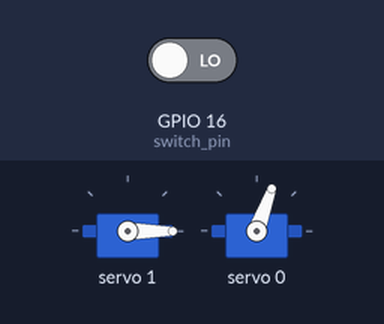
Recording of a sketch running on a simulated ESP32. Shown: 2 × servo. The test bench sets the inputs (shaded band); at power-on: GPIO 16 (switch_pin) LOW. What the sketch prints to the serial monitor is not drawn.

Above: at 0.6 s.
At 1.22 s:
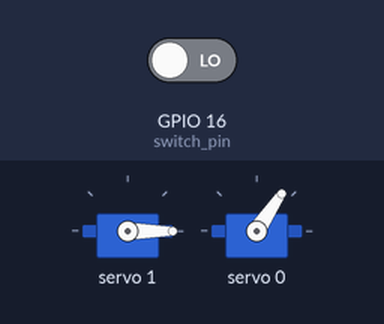
At 1.6 s:
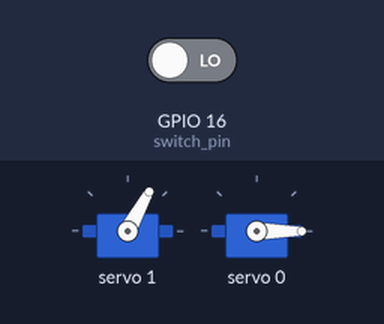
Timing chart, 0 to 3.1 s (numbered marks = the images above):
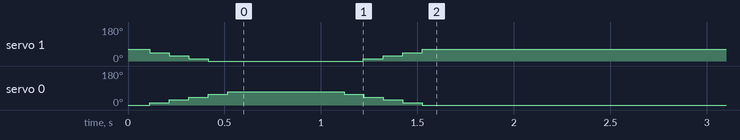

The sketch:

noise_detector.ino
```cpp
#include "noise_detector.hpp"


Microphone::Microphone(int microphone_pin)
{
    _microphone_pin = microphone_pin;
    pinMode(_microphone_pin, INPUT_PULLDOWN);
}


int Microphone::noise_level()
{
    int noise_level = analogRead(_microphone_pin);
    Serial.println((String)"Noise level is " + noise_level);
    return noise_level;
}


bool Microphone::no_noise_detected()
{
    bool noise_below_threshold = !digitalRead(_microphone_pin);
    Serial.println((String)"Noise level is below threshold:" + noise_below_threshold);

    return noise_below_threshold;
}


bool Microphone::noise_detected()
{
    bool noise_above_threshold = digitalRead(_microphone_pin);
    Serial.println((String)"Noise level is above threshold:" + noise_above_threshold);

    return noise_above_threshold;
}
```

dobby_garage_door.ino
```cpp
/**
 *
 * ref.: https://randomnerdtutorials.com/guide-for-microphone-sound-sensor-with-arduino/
 * To increase threshold of microphone, turn potentionmeter counterclockwise. Turn until LED turns off under normal noise level.
 *
 *
 * Pinout of ESP32 Dev Module: https://randomnerdtutorials.com/esp32-pinout-reference-gpios/
 *
 * Wiring from ESP to PWM driver:
 * V5  (lower left corner) -> servo board
 * GND (upper right corner) -> servo board
 * SDO -> SDA
 * CLK -> SCL
 *
 * Update:
 * The noise detection turns out to be unreliable:
 * Every air movement is picked up by the microphone.
 * Thus it also opens when ever some one opens a window or door.
 *
 */


#include "door_mechanism.hpp"
#include "noise_detector.hpp"
#include "end_stop_switch.hpp"


int microphone_pin = 14;
int switch_pin = 16;

Door door;
Microphone microphone(microphone_pin);
EndStopSwitch end_stop_switch(switch_pin);


void setup()
{
    Serial.begin (115200);
    Serial.println("Booting...");

    door.setup();
}


void loop ()
{
    if (!end_stop_switch.pushed() && door.is_closed()) {
        door.open_up();
        door.hold_until_robot_has_left_the_house();
    }

    if (end_stop_switch.pushed() && door.is_open()) {
        door.close_down();
        door.hold_until_robot_has_gone_to_sleep();
    }
}
```

door_mechanism.hpp
```cpp
#pragma once
#include <Adafruit_PWMServoDriver.h>

enum class Door_state_e {open, closed};


class Door {

    private:
        int _position;
        Door_state_e _door_state;
        uint8_t _servo_board_address;
        Adafruit_PWMServoDriver _pwm;
        uint8_t _servo_right_idx;
        uint8_t _servo_left_idx;

        void _move_both_servos(int left_start_position, int right_start_position, int left_end_position, int right_end_position);
        void _switch_servos_off();

    public:
        Door();
        void setup();
        void open_up();
        void close_down();
        void hold_until_robot_has_left_the_house();
        void hold_until_robot_has_gone_to_sleep();
        bool is_open();
        bool is_closed();
        uint8_t servo_left_idx();
        uint8_t servo_right_idx();
        void set_position_via_comport(uint8_t servo_idx);
        void set_position(uint8_t servo_idx, int choice);
        void debug();
};
```

door_mechanism.ino
```cpp
#include "door_mechanism.hpp"
#include <Adafruit_PWMServoDriver.h>
#include <Wire.h>


#define SERVO_MIN  66  // This is the 'minimum' pulse length count (0..4095). Tweak for each servo.
#define SERVO_MAX  497 // This is the 'maximum' pulse length count (0..4095). Tweak for each servo.

#define DOOR_OPEN_RIGHT 111
#define DOOR_CLOSE_RIGHT 260

#define DOOR_OPEN_LEFT 241
#define DOOR_CLOSE_LEFT 73

#define SERVO_FREQ 50 // Analog servos run at ~50 Hz updates


void Door::_move_both_servos(int left_start_position, int right_start_position, int left_end_position, int right_end_position)
{
    float num_steps = 5.f;
    int t_ms = 500;
    int dt_ms = t_ms / num_steps;

    float step_size_left = (left_end_position - left_start_position) / num_steps;
    float step_size_right = (right_end_position - right_start_position) / num_steps;
    for(int i = 0; i < num_steps; i++) {
        int left_position  = left_start_position + i*step_size_left;
        int right_position = right_start_position + i*step_size_right;

        // Serial.println((String)"left: " + left_position + ". right: " + right_position);

        _pwm.setPWM(_servo_left_idx,  0, left_position);
        _pwm.setPWM(_servo_right_idx, 0, right_position);
        delay(dt_ms);
    }
    _pwm.setPWM(_servo_left_idx, 0, left_end_position);
    _pwm.setPWM(_servo_right_idx, 0, right_end_position);
}


void Door::_switch_servos_off()
{
    _pwm.sleep();
}


Door::Door() :
    _servo_board_address(0x40),
    _servo_right_idx(0),
    _servo_left_idx(1)
{
}


void Door::setup()
{
    _pwm = Adafruit_PWMServoDriver(_servo_board_address);
    _pwm.begin();
    delay(10);
    int internal_oscillator_frequency_hz = 27000000;
    _pwm.setOscillatorFrequency(internal_oscillator_frequency_hz);
    _pwm.setPWMFreq(SERVO_FREQ);  // Analog servos run at ~50 Hz updates
    close_down();
}


void Door::open_up()
{
    _pwm.wakeup();
    Serial.println("Opening door...");
    _move_both_servos(DOOR_CLOSE_LEFT, DOOR_CLOSE_RIGHT, DOOR_OPEN_LEFT, DOOR_OPEN_RIGHT);

    _door_state = Door_state_e::open;
}


void Door::close_down()
{
    Serial.println("Closing door...");
    _move_both_servos(DOOR_OPEN_LEFT, DOOR_OPEN_RIGHT, DOOR_CLOSE_LEFT, DOOR_CLOSE_RIGHT);
    int wait_until_movement_finished = 500;
    delay(wait_until_movement_finished);
    _switch_servos_off();

    _door_state = Door_state_e::closed;
}


void Door::hold_until_robot_has_left_the_house()
{
    int time_until_robot_has_left_the_house = 10000;
    delay(time_until_robot_has_left_the_house);
}


void Door::hold_until_robot_has_gone_to_sleep()
{
    int time_until_robot_has_gone_to_sleep = 10000;
    delay(time_until_robot_has_gone_to_sleep);
}


bool Door::is_open()
{
    bool is_already_open = _door_state == Door_state_e::open;
    Serial.println((String)"is_already_open: " + is_already_open);

    return is_already_open;
}


bool Door::is_closed()
{
    bool is_already_closed = _door_state == Door_state_e::closed;
    Serial.println((String)"is_already_closed: " + is_already_closed);

    return is_already_closed;
}


uint8_t Door::servo_left_idx()
{
    return _servo_left_idx;
}


uint8_t Door::servo_right_idx()
{
    return _servo_right_idx;
}


void Door::set_position_via_comport(uint8_t servo_idx)
{
    _pwm.wakeup();
    if(!(Serial.available() > 0)) {
        return;
    }

    int choice = Serial.parseInt();
    int missinterpreted_value = 0;
    if (choice == missinterpreted_value) {
        return;
    }
    set_position(servo_idx, choice - 100);
    delay(500);
    Serial.println((String)"moving to position: " + choice);
    set_position(servo_idx, choice);
}


void Door::set_position(uint8_t servo_idx, int choice)
{
    _pwm.setPWM(servo_idx, 0, choice);
}


void Door::debug()
{
    if(is_closed()){
        open_up();
    }

    if(is_open()) {
        close_down();
    }
}
```

end_stop_switch.hpp
```cpp
#pragma once


class EndStopSwitch {
    private:
        int _switch_pin;

    public:
        EndStopSwitch(int switch_pin);
        bool pushed();
};
```

end_stop_switch.ino
```cpp
#include "end_stop_switch.hpp"


EndStopSwitch::EndStopSwitch(int switch_pin)
{
    _switch_pin = switch_pin;
    pinMode(_switch_pin, INPUT_PULLDOWN);
}


bool EndStopSwitch::pushed()
{
    bool is_pushed = digitalRead(_switch_pin);
    Serial.println((String)"End stop switch got pushed:" + is_pushed);

    return is_pushed;
}
```

noise_detector.hpp
```cpp
#pragma once


class Microphone {
    private:
        int _microphone_pin;

    public:
        Microphone(int microphone_pin);
        bool noise_detected();
        bool no_noise_detected();
        int noise_level();
};
```

Measured:
- by itself, servo 1: 61° → 45° at 0.11 s, → 29° 0.10 s later, → 13° 0.10 s later, → 0° 0.10 s later, … (8 changes in this stretch)
- by itself, servo 0: rises from 0° to 70° in 0.40 s, then falls to 0° in 1.0 s
